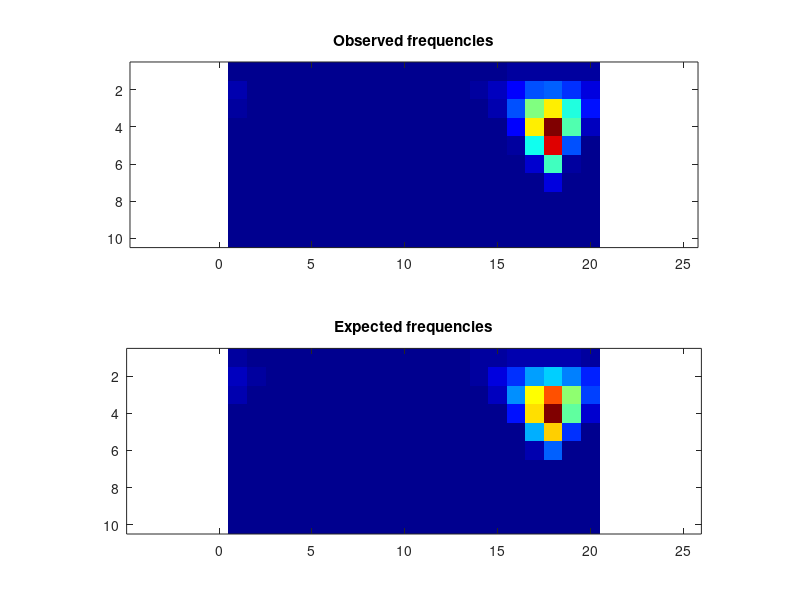

This chart was generated by the following MATLAB code:
frequencies = [ 1713, 1171, 685, 453, 349, 260, 211, 227, 221, 256, 363, 498, 799, 1209, 1906, 2804, 3481, 3580, 3039, 2563; 5312, 1892, 655, 235, 94, 53, 34, 30, 44, 66, 114, 262, 897, 2565, 6966, 15392, 25480, 28895, 22738, 12556; 3567, 543, 71, 10, 2, 0, 0, 0, 0, 1, 2, 18, 125, 901, 5823, 25809, 65859, 85665, 54346, 17725; 481, 18, 0, 0, 0, 0, 0, 0, 0, 0, 0, 0, 3, 40, 1099, 16110, 84261, 134791, 59125, 8115; 3, 0, 0, 0, 0, 0, 0, 0, 0, 0, 0, 0, 0, 0, 15, 2422, 51186, 121727, 26559, 710; 0, 0, 0, 0, 0, 0, 0, 0, 0, 0, 0, 0, 0, 0, 0, 17, 10377, 58472, 2558, 1; 0, 0, 0, 0, 0, 0, 0, 0, 0, 0, 0, 0, 0, 0, 0, 0, 117, 10783, 1, 0; 0, 0, 0, 0, 0, 0, 0, 0, 0, 0, 0, 0, 0, 0, 0, 0, 2, 466, 0, 0; 0, 0, 0, 0, 0, 0, 0, 0, 0, 0, 0, 0, 0, 0, 0, 0, 0, 6, 0, 0; 0, 0, 0, 0, 0, 0, 0, 0, 0, 0, 0, 0, 0, 0, 0, 0, 0, 0, 0, 0 ];
expFrequencies = [ 5855.17, 3869.1, 2513.75, 1683.28, 1204.99, 943.487, 817.248, 786.531, 841.764, 1000.2, 1311.79, 1872.28, 2831.62, 4359.69, 6507.62, 8967.51, 10958, 11578.9, 10507, 8287.99; 16987.9, 6300.76, 2219.78, 825.928, 353.76, 186.282, 126.451, 113.858, 137.047, 217.509, 439.976, 1076.31, 2965.39, 8391.91, 21852.2, 46799.9, 75177.7, 85611.1, 68075.8, 38825.8; 10504.7, 1648.31, 230.795, 34.4249, 6.44046, 1.75628, 0.790152, 0.635312, 0.933546, 2.41038, 9.95569, 57.5879, 399.637, 2816.94, 16805.1, 69706.6, 169044, 215483, 140435, 49164.5; 1262.13, 47.9009, 1.37815, 0.0403717, 0.00166765, 0.000134201, 2.78586e-005, 1.80727e-005, 3.87443e-005, 0.000248991, 0.00384303, 0.105857, 3.74959, 124.051, 2884.44, 35844.5, 175935, 272703, 125945, 19241.5; 8.52837, 0.0160762, 1.4297e-005, 1.12212e-008, 1.55455e-011, 7.5844e-014, 2.48293e-015, 9.42985e-016, 5.14014e-015, 2.8366e-013, 8.83456e-011, 8.01805e-008, 0.000105633, 0.102095, 40.0147, 4154.81, 80476.1, 183000, 42940.5, 1324.5; 1.16345e-005, 2.57469e-012, 0, 0, 0, 0, 0, 0, 0, 0, 0, 0, 7.78131e-018, 2.46011e-010, 0.000464071, 19.3665, 10810.5, 55436.1, 2870.31, 1.52826; 0, 0, 0, 0, 0, 0, 0, 0, 0, 0, 0, 0, 0, 0, 0, 1.54215e-009, 64.4481, 4064.61, 0.700318, 2.63313e-014; 0, 0, 0, 0, 0, 0, 0, 0, 0, 0, 0, 0, 0, 0, 0, 0, 0, 0, 0, 0; 0, 0, 0, 0, 0, 0, 0, 0, 0, 0, 0, 0, 0, 0, 0, 0, 0, 0, 0, 0; 0, 0, 0, 0, 0, 0, 0, 0, 0, 0, 0, 0, 0, 0, 0, 0, 0, 0, 0, 0 ];
colormap(jet);
clf; subplot(2,1,1);
imagesc(frequencies);
title('Observed frequencies');
axis equal;
subplot(2,1,2);
imagesc(expFrequencies);
axis equal;
title('Expected frequencies');
